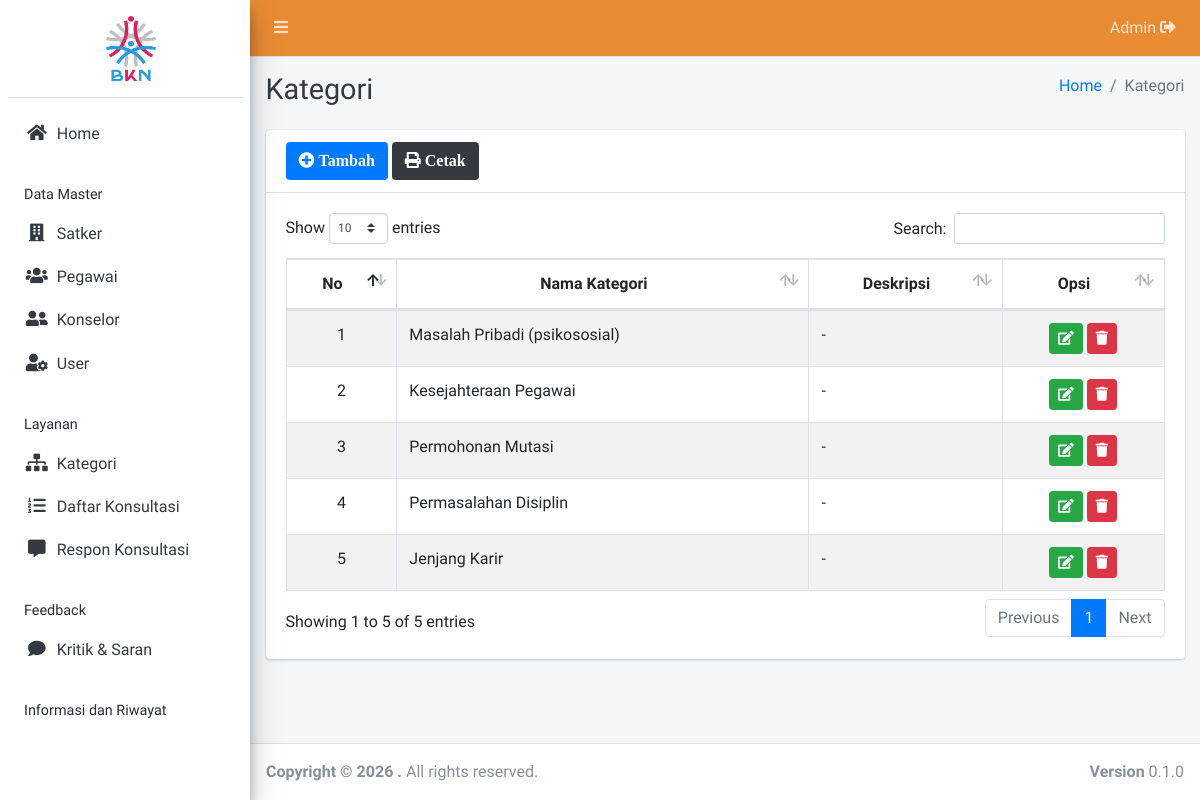
Before: /admin/kategori/index.php (signed in) with the older database file.
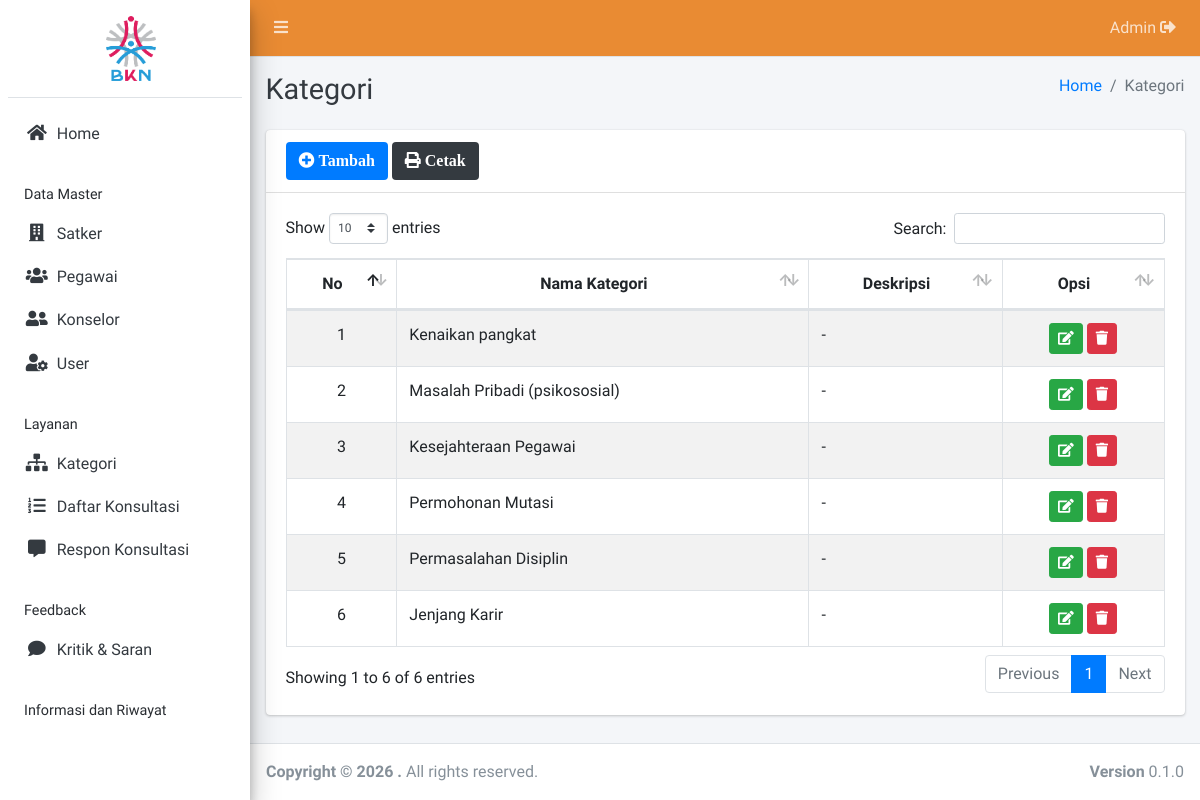
After: the same page with the newer database file.
### tables this page shows
CREATE TABLE `kategori` (
  `id_kategori` int(11) NOT NULL,
  `nama_kategori` varchar(80) NOT NULL,
  `deskripsi` text NOT NULL
);

### admin/kategori/index.php (the view, shortened to what this page needs)
<?php
require '../../config/koneksi.php';
?>
<!DOCTYPE html>
<html>
<?php
include '../../templates/head.php';
?>
<body class="hold-transition sidebar-mini layout-fixed">
    <div class="wrapper">
        <?php
        include '../../templates/navbar.php';
        ?>
        <?php
        include '../../templates/sidebar.php';
        ?>
        <div class="content-wrapper">
            <div class="content-header">
                <div class="container-fluid">
                    <div class="row mb-2">
                        <div class="col-sm-6">
                            <h1 class="m-0 text-dark">Kategori</h1>
                        </div>
                        <div class="col-sm-6">
                            <ol class="breadcrumb float-sm-right">
                                <li class="breadcrumb-item"><a href="#">Home</a></li>
                                <li class="breadcrumb-item active">Kategori</li>
                            </ol>
                        </div>
                    </div>
                </div>
            </div>
            <section class="content">
                <div class="container-fluid">
                    <div class="row">
                        <div class="col-12">
                            <div class="card card-outline">
                                <div class="card-header">
                                    <a href="tambah.php" class="btn bg-blue"><i class="fa fa-plus-circle"> Tambah</i></a>
                                    <a href="print.php" target="blank" class="btn bg-dark"><i class="fa fa-print"> Cetak</i></a>
                                </div>
                                <div class="card-body">
                                    <div class="table-responsive">
                                        <table id="example1" class="table table-bordered table-striped">
                                            <thead>
                                                <tr align="center">
                                                    <th>No</th>
                                                    <th>Nama Kategori</th>
                                                    <th>Deskripsi</th>
                                                    <th>Opsi</th>
                                                </tr>
                                            </thead>
                                            <tbody>
                                            <?php
                                            $no = 1;
                                            $data = $koneksi->query("SELECT * FROM kategori ORDER BY id_kategori DESC");
                                            while ($row = $data->fetch_array()) {
                                            ?>
                                                <tr>
                                                    <td align="center"><?= $no++ ?></td>
                                                    <td><?= $row['nama_kategori'] ?></td>
                                                    <td><?= $row['deskripsi'] ?></td>
                                                    <td align="center">
                                                        <a href="edit.php?id=<?= $row['id_kategori'] ?>" class="btn btn-success btn-sm" title="Edit"><i class="fa fa-edit"></i></a>
                                                        <a href="hapus.php?id=<?= $row['id_kategori'] ?>" class="btn btn-danger btn-sm alert-hapus" title="Hapus"><i class="fa fa-trash"></i></a>
                                                    </td>
                                                </tr>
                                            <?php } ?>
                                            </tbody>
                                        </table>
                                    </div>
                                </div>
                            </div>
                        </div>
                    </div>
                </div>
            </section>
        </div>
        <?php include_once "../../templates/footer.php"; ?>
    </div>
</body>
</html>

Changed rows visible on the page:
added kategori: nama_kategori "Kenaikan pangkat", deskripsi "-"
Other visible differences:
text written by a page script: "Show entries Search: Showing 1 to 5 of 5 entries Previous 1 Next" → "Show entries Search: Showing 1 to 6 of 6 entries Previous 1 Next"
